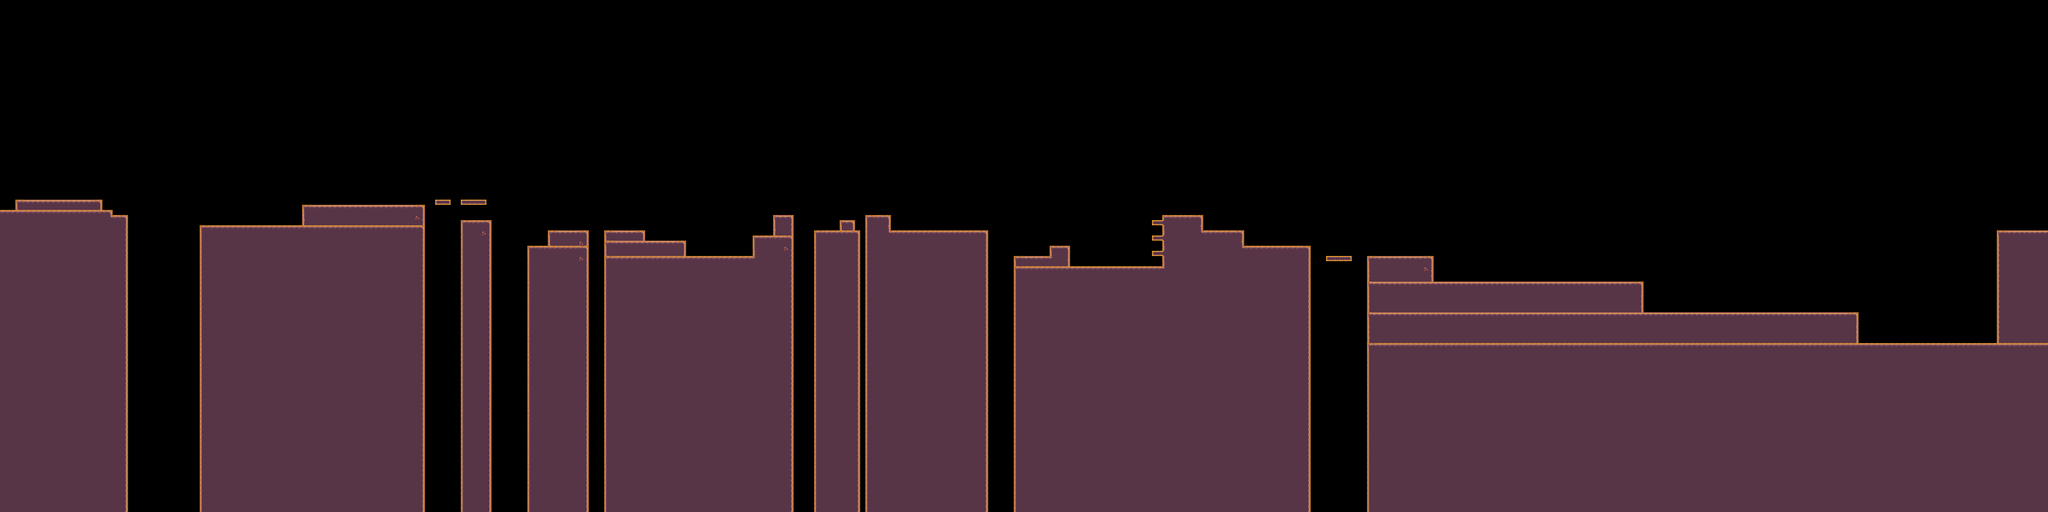

A 2D game scene composited from a Tiled map and its tileset images. What follows is a short description and the map's XML, with each tile layer's data collapsed to a summary:
An orthogonal 400x100 tile map with 16x16 px tiles, 2 tile layers (prototype, terrain), 2 tilesets.

<map version="1.10" tiledversion="1.11.2" orientation="orthogonal" renderorder="right-down" width="400" height="100" tilewidth="16" tileheight="16" infinite="0" nextlayerid="3" nextobjectid="1">
 <editorsettings>
  <export target="deserto1.tscn" format="tscn" />
 </editorsettings>
 <tileset firstgid="1" source="Tileset/tileset_cafundo.tsx" />
 <tileset firstgid="576" source="Tileset/desert_tileset_png.tsx" />
 <layer id="1" name="prototype" width="400" height="100">
  <data>[40000 cells, 39982 non-empty, 2 distinct tile ids]</data>
 </layer>
 <layer id="2" name="terrain" width="400" height="100">
  <data>[40000 cells, 17449 non-empty, 51 distinct tile ids]</data>
 </layer>
</map>
